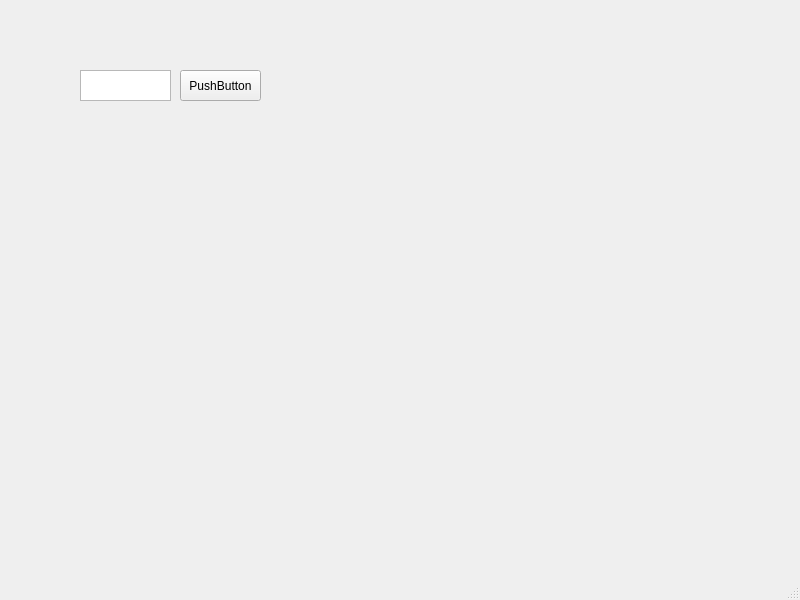
<?xml version="1.0" encoding="UTF-8"?>
<ui version="4.0">
 <class>MainWindow</class>
 <widget class="QMainWindow" name="MainWindow">
  <property name="geometry">
   <rect>
    <x>0</x>
    <y>0</y>
    <width>800</width>
    <height>600</height>
   </rect>
  </property>
  <property name="windowTitle">
   <string>MainWindow</string>
  </property>
  <widget class="QWidget" name="centralwidget">
   <widget class="QWidget" name="widget" native="true">
    <property name="geometry">
     <rect>
      <x>60</x>
      <y>60</y>
      <width>291</width>
      <height>231</height>
     </rect>
    </property>
    <widget class="QTextEdit" name="textEdit">
     <property name="geometry">
      <rect>
       <x>20</x>
       <y>10</y>
       <width>91</width>
       <height>31</height>
      </rect>
     </property>
    </widget>
    <widget class="QPushButton" name="pushButton">
     <property name="geometry">
      <rect>
       <x>120</x>
       <y>10</y>
       <width>81</width>
       <height>31</height>
      </rect>
     </property>
     <property name="text">
      <string>PushButton</string>
     </property>
    </widget>
   </widget>
  </widget>
  <widget class="QMenuBar" name="menubar">
   <property name="geometry">
    <rect>
     <x>0</x>
     <y>0</y>
     <width>800</width>
     <height>23</height>
    </rect>
   </property>
  </widget>
  <widget class="QStatusBar" name="statusbar"/>
 </widget>
 <resources/>
 <connections/>
</ui>
